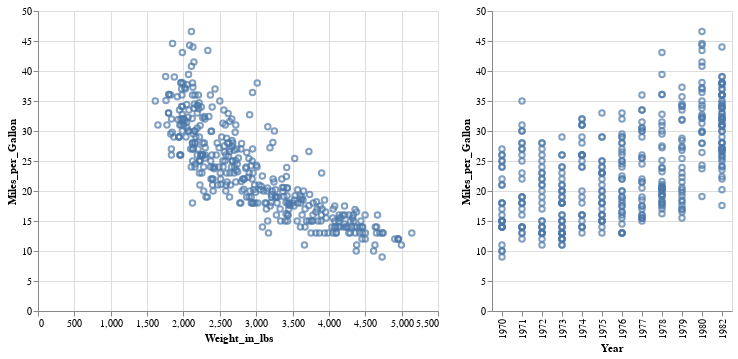

Here is the notebook cell this chart was saved with:
### Code cell
cars['Year'] = cars['Year'].apply(int)
c1 = alt.Chart(cars).mark_point().encode(
    alt.X('Weight_in_lbs'),
    alt.Y('Miles_per_Gallon'))
c2 = alt.Chart(cars).mark_point().encode(
    alt.X('Year:O'),
    alt.Y('Miles_per_Gallon'))
c1 | c2

### Figure 1 — Vega-Lite specification as saved in the notebook (floating-point values rounded to 4 significant figures; data arrays with more than 128 entries replaced by an {"elided": "..."} marker saying what was removed)
{"config": {"view": {"continuousWidth": 400, "continuousHeight": 300}}, "hconcat": [{"mark": "point", "encoding": {"x": {"field": "Weight_in_lbs", "type": "quantitative"}, "y": {"field": "Miles_per_Gallon", "type": "quantitative"}}}, {"mark": "point", "encoding": {"x": {"field": "Year", "type": "ordinal"}, "y": {"field": "Miles_per_Gallon", "type": "quantitative"}}}], "data": {"name": "data-ca2d5992940f8f3a3b6dd9b3fba4f288"}, "$schema": "https://vega.github.io/schema/vega-lite/v4.17.0.json", "datasets": {"data-ca2d5992940f8f3a3b6dd9b3fba4f288": {"elided": "392 records"}}}
